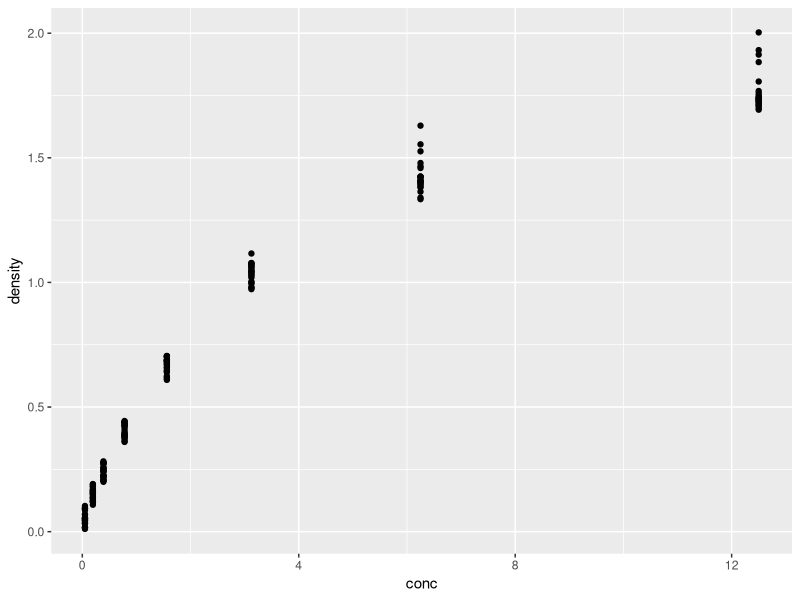

Recreate this plot in R.
## ---- chunk 1
library(ggplot2)
data(DNase)
dNase_2 <- DNase[seq(1, nrow(DNase), 2),]
ggplot(DNase) + geom_point(aes(x=conc, y=density))
## ---- chunk 2
mycars <- within(mtcars, { cyl <- ordered(cyl) })
mycars
